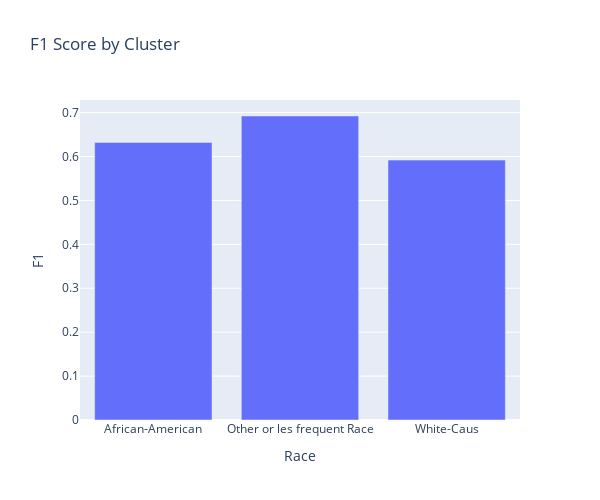

Notebook cell for this chart:
### Code cell
px.bar(performance_df, x=group_col, y='F1', barmode="group", width=600, height=500,
      title='F1 Score by Cluster')

### Figure 1 — Plotly figure (JSON) as saved in the notebook; plotly's stock layout.template omitted (floating-point values rounded to 4 significant figures)
{"data": [{"alignmentgroup": "True", "hovertemplate": "Race=%{x}<br>F1=%{y}<extra></extra>", "legendgroup": "", "marker": {"color": "#636efa", "pattern": {"shape": ""}}, "name": "", "offsetgroup": "", "orientation": "v", "showlegend": false, "textposition": "auto", "type": "bar", "x": ["African-American", "Other or les frequent Race", "White-Caus"], "xaxis": "x", "y": [0.632, 0.6923, 0.5919], "yaxis": "y"}], "layout": {"barmode": "group", "height": 500, "legend": {"tracegroupgap": 0}, "title": {"text": "F1 Score by Cluster"}, "width": 600, "xaxis": {"anchor": "y", "domain": [0, 1], "title": {"text": "Race"}}, "yaxis": {"anchor": "x", "domain": [0, 1], "title": {"text": "F1"}}}}
